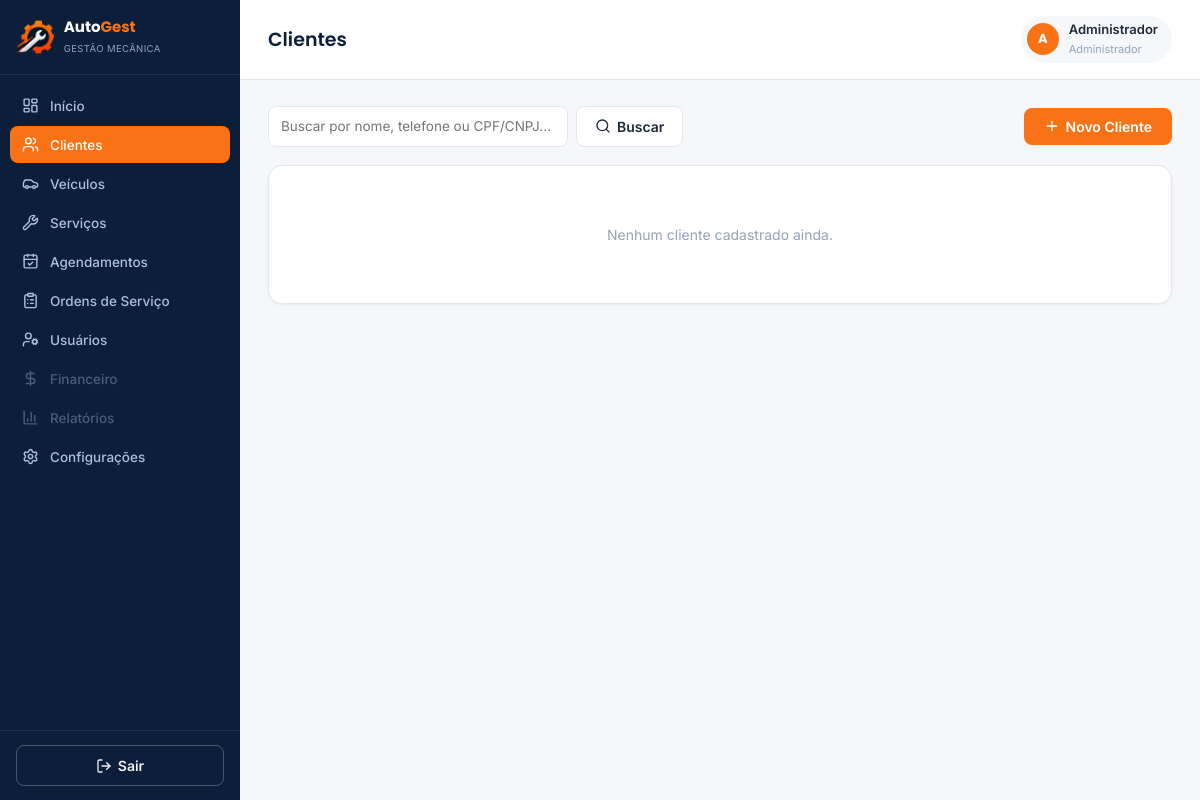
Page /clientes.php (signed in) on the earlier database version.
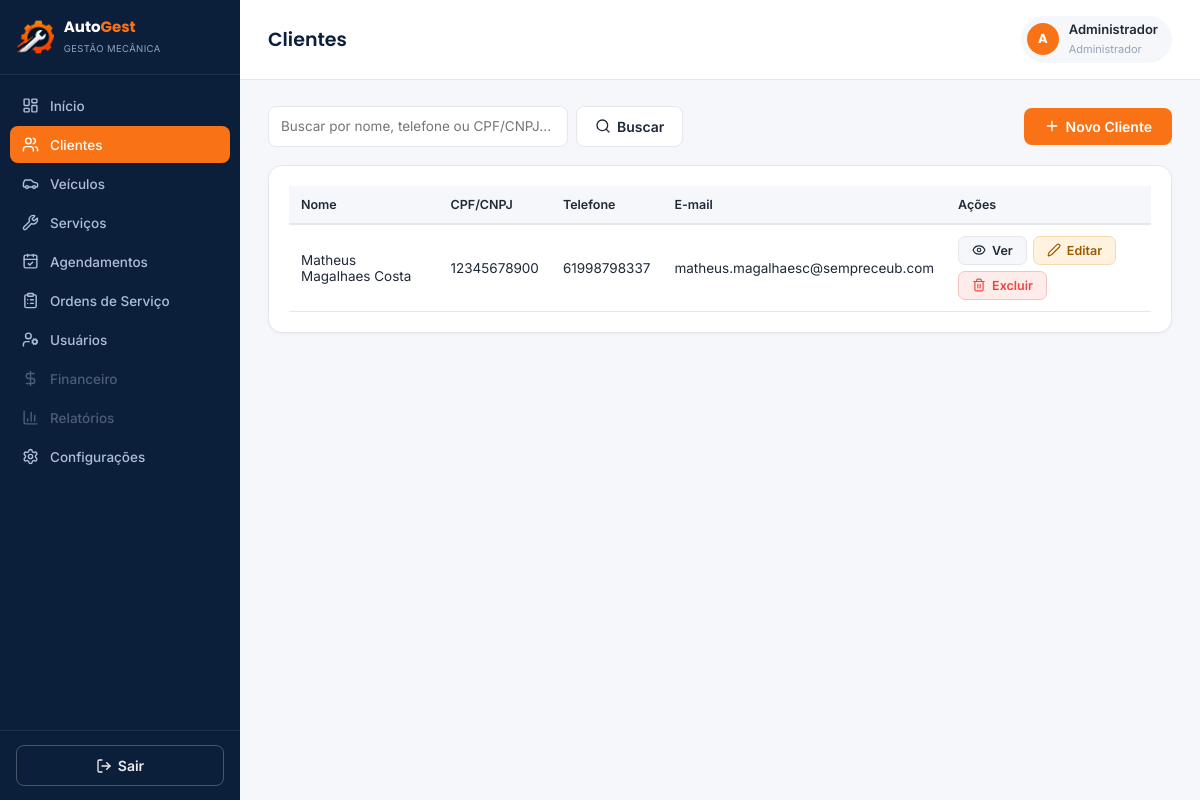
Same page on the later database version.
### tables this page shows
CREATE TABLE clientes (
    id INTEGER PRIMARY KEY AUTOINCREMENT,
    nome VARCHAR(150) NOT NULL,
    cpf_cnpj VARCHAR(20),
    telefone VARCHAR(20) NOT NULL,
    email VARCHAR(150),
    endereco VARCHAR(200),
    criado_em TIMESTAMP DEFAULT CURRENT_TIMESTAMP
);

### includes/repo.php (called while the page is built, shortened)
<?php
function listarClientes(string $busca = ''): array
{
    $pdo = Database::getConnection();
    return $pdo->query('SELECT * FROM clientes ORDER BY nome ASC')->fetchAll();
}

### clientes.php (the view, shortened to what this page needs)
<?php
require_once __DIR__ . '/includes/repo.php';
$busca = trim($_GET['busca'] ?? '');
$clientes = listarClientes($busca);
require __DIR__ . '/includes/header.php';
?>
<div class="toolbar">
    <form method="GET" action="clientes.php" class="search-box">
        <input type="text" name="busca" placeholder="Buscar por nome, telefone ou CPF/CNPJ..." value="<?= htmlspecialchars($busca) ?>" style="width:300px;">
        <button type="submit" class="btn btn-outline"><i data-lucide="search" class="icon"></i> Buscar</button>
    </form>
    <a href="cliente_form.php" class="btn btn-primary" style="width:auto; padding:10px 20px;"><i data-lucide="plus" class="icon"></i> Novo Cliente</a>
</div>
<div class="card">
    <?php if (empty($clientes)): ?>
        <div class="empty-state"><?= $busca ? 'Nenhum cliente encontrado.' : 'Nenhum cliente cadastrado ainda.' ?></div>
    <?php else: ?>
        <div style="overflow-x:auto;">
            <table class="data-table">
                <thead><tr><th>Nome</th><th>CPF/CNPJ</th><th>Telefone</th><th>E-mail</th><th>Ações</th></tr></thead>
                <tbody>
                    <?php foreach ($clientes as $c): ?>
                        <tr>
                            <td><?= htmlspecialchars($c['nome']) ?></td>
                            <td><?= htmlspecialchars($c['cpf_cnpj'] ?: '—') ?></td>
                            <td><?= htmlspecialchars($c['telefone']) ?></td>
                            <td><?= htmlspecialchars($c['email'] ?: '—') ?></td>
                            <td>
                                <div class="actions-cell">
                                    <a href="cliente_ver.php?id=<?= $c['id'] ?>" class="btn btn-sm btn-gray"><i data-lucide="eye" class="icon"></i> Ver</a>
                                    <a href="cliente_form.php?id=<?= $c['id'] ?>" class="btn btn-sm btn-yellow"><i data-lucide="edit-2" class="icon"></i> Editar</a>
                                    <form method="POST" action="cliente_excluir.php" onsubmit="return confirm('Excluir este cliente? Isso também removerá seus veículos.');" style="display:inline;">
                                        <button type="submit" class="btn btn-sm btn-red"><i data-lucide="trash-2" class="icon"></i> Excluir</button>
                                    </form>
                                </div>
                            </td>
                        </tr>
                    <?php endforeach; ?>
                </tbody>
            </table>
        </div>
    <?php endif; ?>
</div>
<?php require __DIR__ . '/includes/footer.php'; ?>

Differences in the rows shown:
added clientes: nome "Matheus Magalhaes Costa", cpf_cnpj "12345678900", telefone "61998798337", email "matheus.magalhaesc@sempreceub.com"
Other differences:
text no longer shown: "Nenhum cliente cadastrado ainda."
text now shown: "Nome CPF/CNPJ Telefone E-mail Ações"
